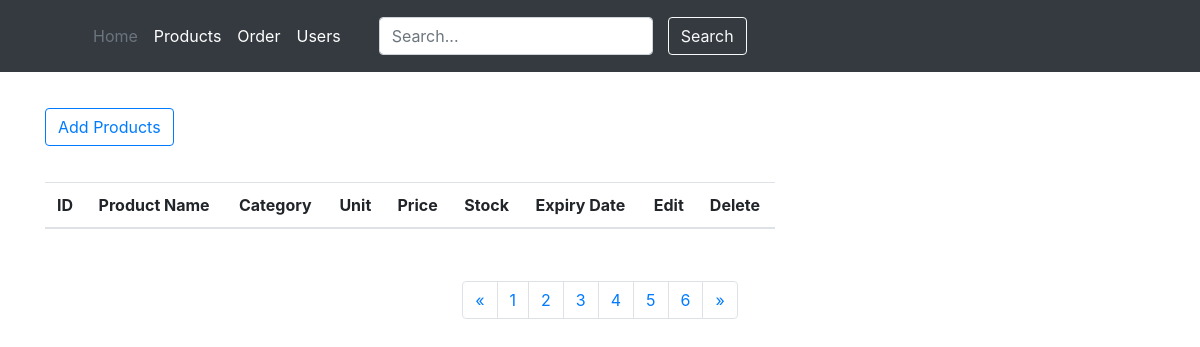
The page /products.php on the database as committed earlier.
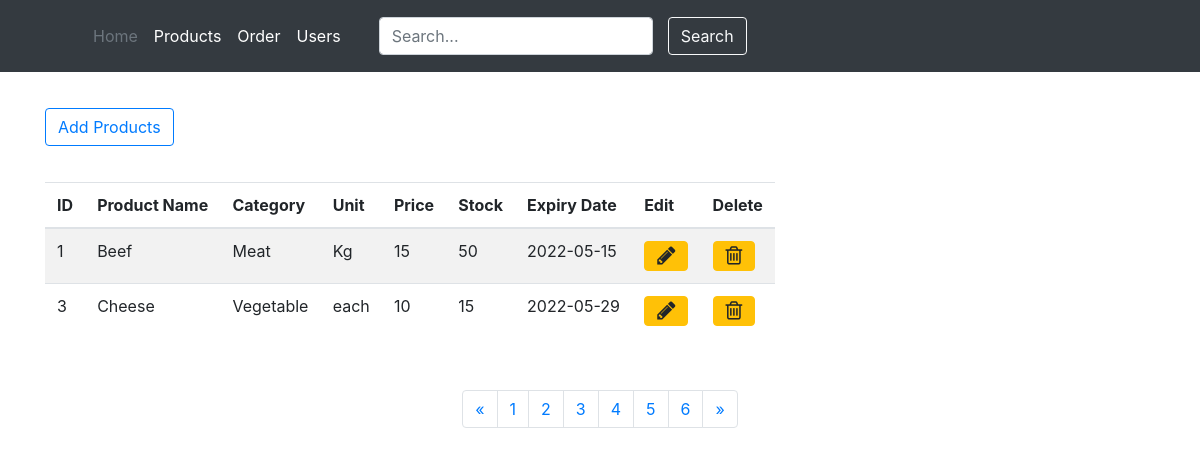
The same page on the database as committed later.
### tables this page shows
CREATE TABLE `products` (
  `ProductID` int(6) NOT NULL,
  `ProductName` varchar(100) NOT NULL,
  `Category` varchar(30) NOT NULL,
  `Unit` varchar(10) NOT NULL,
  `Price` int(10) NOT NULL,
  `Stock` int(10) NOT NULL,
  `ExpiryDate` date NOT NULL,
  `Active` tinyint(1) NOT NULL
);

### products.php (the view, shortened to what this page needs)
<head>
	<link rel="stylesheet" href="https://cdn.jsdelivr.net/npm/bootstrap@4.3.1/dist/css/bootstrap.min.css">
	<link rel="stylesheet" href="https://cdn.datatables.net/1.11.5/css/dataTables.bootstrap5.min.css">
	<link href="https://maxcdn.bootstrapcdn.com/font-awesome/4.7.0/css/font-awesome.min.css" rel="stylesheet"/>
<body>
	<header class="p-3 bg-dark text-white">
		<div class="container">
		  <div class="d-flex flex-wrap align-items-center justify-content-center justify-content-lg-start">
			<a href="/" class="d-flex align-items-center mb-2 mb-lg-0 text-white text-decoration-none">
			  <svg class="bi me-2" width="40" height="32" role="img" aria-label="Bootstrap"><use xlink:href="#bootstrap"></use></svg>
			</a>
			<ul class="nav col-12 col-lg-auto me-lg-auto mb-2 justify-content-center mb-md-0">
			  <li><a href="index.php" class="nav-link px-2 text-secondary">Home</a></li>
			  <li><a href="products.php" class="nav-link px-2 text-white">Products</a></li>
			  <li><a href="orders.php" class="nav-link px-2 text-white">Order</a></li>
			  <li><a href="users.php" class="nav-link px-2 text-white">Users</a></li>
			</ul>
			<form class="col-12 col-lg-auto mb-3 mb-lg-0 me-lg-3">
			  <input type="search" class="form-control form-control-dark" placeholder="Search..." aria-label="Search">
			</form>
			<div class="text-end">
			  <button type="button" class="btn btn-outline-light me-2">Search</button>
			</div>
		  </div>
		</div>
	 </header>
	<div class="container" style="padding-top: 3%">
		<a type="button" class="btn btn-outline-primary" href="add-products.php">Add Products</a>
	</div>
	<div class="container" style="padding-top: 3%;">
		<div class="row">
			<div class="col-8 ">
				<table id="example" class="table table-striped" style="width:100%">
					<thead>
						<tr>
							<th>ID</th>
							<th>Product Name</th>
							<th>Category</th>
							<th>Unit</th>
							<th>Price</th>
							<th>Stock</th>
							<th>Expiry Date</th>
							<th>Edit</th>
							<th>Delete</th>
						</tr>
					</thead>
					<tbody>
					<?php
					$conn = new mysqli('localhost', 'root', '', 'gtg');
					$sql = "SELECT ProductID, ProductName, Category, Unit, Price, Stock, ExpiryDate, Active FROM products";
					$result = $conn->query($sql);
					if ($result->num_rows > 0) {
					  while($row = $result->fetch_assoc())
					  {
						if($row["Active"] == 1)
						{
							echo "<tr><td>" .$row["ProductID"]. "</td>" .
								 "<td>" . $row["ProductName"]. "</td>" .
								 "<td>" .$row["Category"]. "</td>" .
								 "<td>" .$row["Unit"]. "</td>" .
								 "<td>" .$row["Price"]. "</td>" .
								 "<td>" .$row["Stock"]. "</td>" .
								 "<td>" .$row["ExpiryDate"]. "</td>" .
								 "<td> <a  type ='button' class='btn btn-warning' href='edit-products.php?EditProductID=" .$row["ProductID"]."'><i class='fa fa-pencil fa-lg'></i></button></td>
								 <td> <a  type ='button' class='btn btn-warning' href='delete-products.php?EditProductID=" .$row["ProductID"]."'> <i class='fa fa-trash-o fa-lg'></i></button></td></tr>";
						}
					  }
					}
				?>
					</tbody>
				</table>
			</div>
		</div>
	</div>
	<div class="container d-flex justify-content-center" style="padding-top: 3%;">
		<nav aria-label="Page navigation example">
			<ul class="pagination">
			  <li class="page-item"><a class="page-link" href="#">&laquo;</a></li>
			  <li class="page-item"><a class="page-link" href="#">1</a></li>
			  <li class="page-item"><a class="page-link" href="#">2</a></li>
			  <li class="page-item"><a class="page-link" href="#">3</a></li>
			  <li class="page-item"><a class="page-link" href="#">4</a></li>
			  <li class="page-item"><a class="page-link" href="#">5</a></li>
			  <li class="page-item"><a class="page-link" href="#">6</a></li>
			  <li class="page-item"><a class="page-link" href="#">&raquo;</a></li>
			</ul>
		  </nav>
	</div>
</body>

Rows that differ between the two databases and show on the page:
added products: ProductID "1", ProductName "Beef", Category "Meat", Unit "Kg", Price "15", Stock "50", ExpiryDate "2022-05-15"
added products: ProductID "3", ProductName "Cheese", Category "Vegetable", Unit "each", Price "10", Stock "15", ExpiryDate "2022-05-29"
